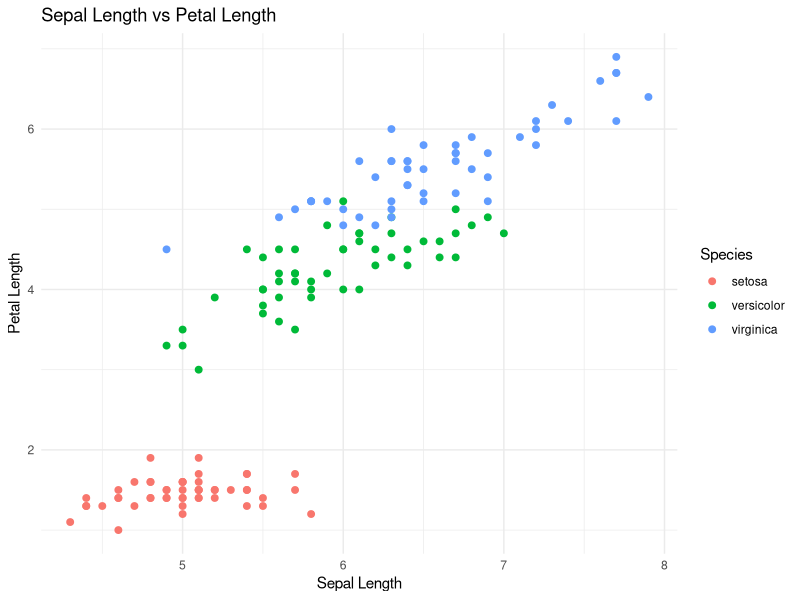
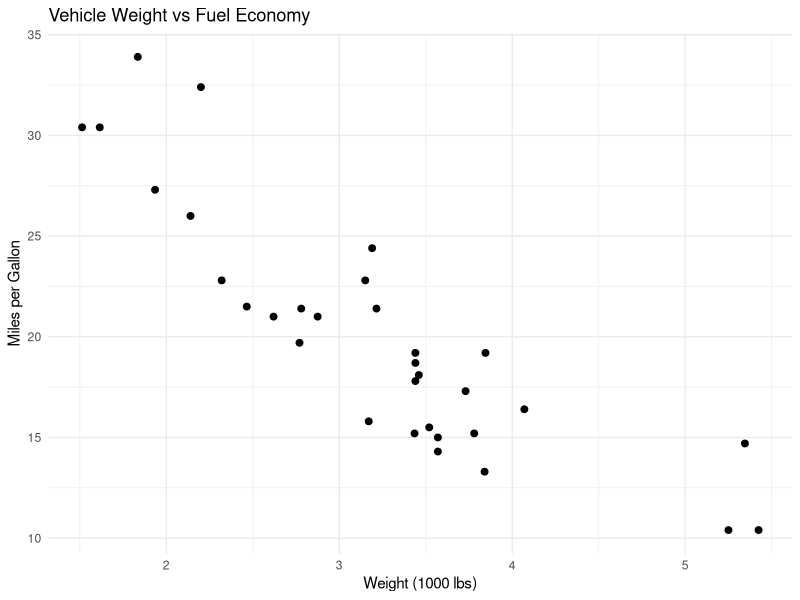
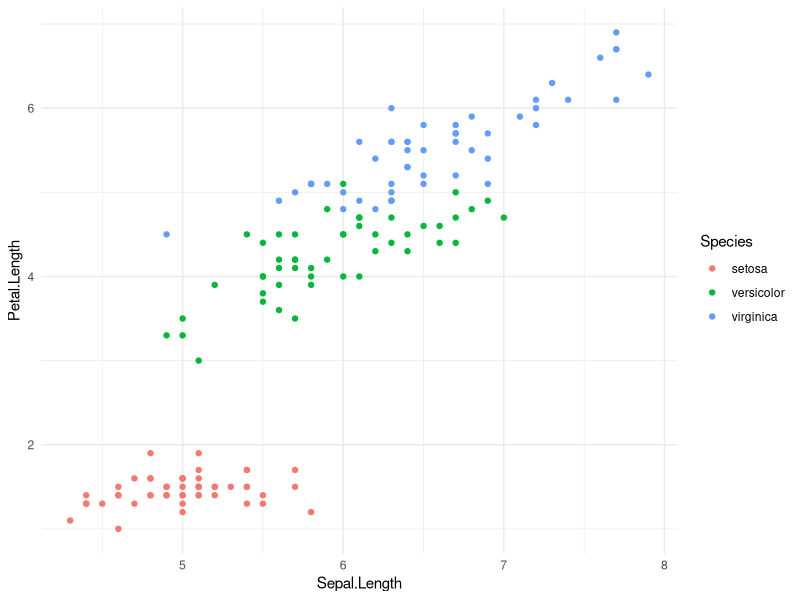

The R source for these figures, in order:
## ---- chunk 1
data(iris)
head(iris)
## ---- chunk 2
head(iris)
str(iris)
summary(iris)
dim(iris)
names(iris)
## ---- chunk 3
unique(iris$Species)
table(iris$Species)
mean(iris$Sepal.Length)
mean(iris$Petal.Length)
range(iris$Sepal.Length)
range(iris$Petal.Length)
## ---- chunk 4
library(dplyr)

iris_summary <- iris |>
  group_by(Species) |>
  summarise(
    count = n(),
    avg_sepal_length = mean(Sepal.Length),
    avg_sepal_width = mean(Sepal.Width),
    avg_petal_length = mean(Petal.Length),
    avg_petal_width = mean(Petal.Width),
    .groups = "drop"
  )

iris_summary
## ---- chunk 5
library(ggplot2)

ggplot(iris,
       aes(x = Sepal.Length, y = Petal.Length, color = Species)) +
  geom_point(size = 2) +
  labs(
    title = "Sepal Length vs Petal Length",
    x = "Sepal Length",
    y = "Petal Length",
    color = "Species"
  ) +
  theme_minimal()
## ---- chunk 6
data(mtcars)
head(mtcars)
str(mtcars)
summary(mtcars)
## ---- chunk 7
mtcars |>
  select(mpg, hp, wt) |>
  summary()
## ---- chunk 8
ggplot(mtcars, aes(x = wt, y = mpg)) +
  geom_point(size = 2) +
  labs(
    title = "Vehicle Weight vs Fuel Economy",
    x = "Weight (1000 lbs)",
    y = "Miles per Gallon"
  ) +
  theme_minimal()
## ---- chunk 9
data(airquality)
head(airquality)
str(airquality)
colSums(is.na(airquality))
## ---- chunk 10
rows_with_na <- airquality[!complete.cases(airquality), ]
head(rows_with_na)
## ---- chunk 11
analysis_data <- iris
## ---- chunk 12
str(analysis_data)
summary(analysis_data)
## ---- chunk 13
colSums(is.na(analysis_data))
table(analysis_data$Species)
## ---- chunk 14
analysis_summary <- analysis_data |>
  group_by(Species) |>
  summarise(
    observations = n(),
    mean_sepal_length = mean(Sepal.Length),
    mean_petal_length = mean(Petal.Length),
    .groups = "drop"
  )

analysis_summary
## ---- chunk 15
ggplot(analysis_data,
       aes(x = Sepal.Length, y = Petal.Length, color = Species)) +
  geom_point() +
  theme_minimal()
